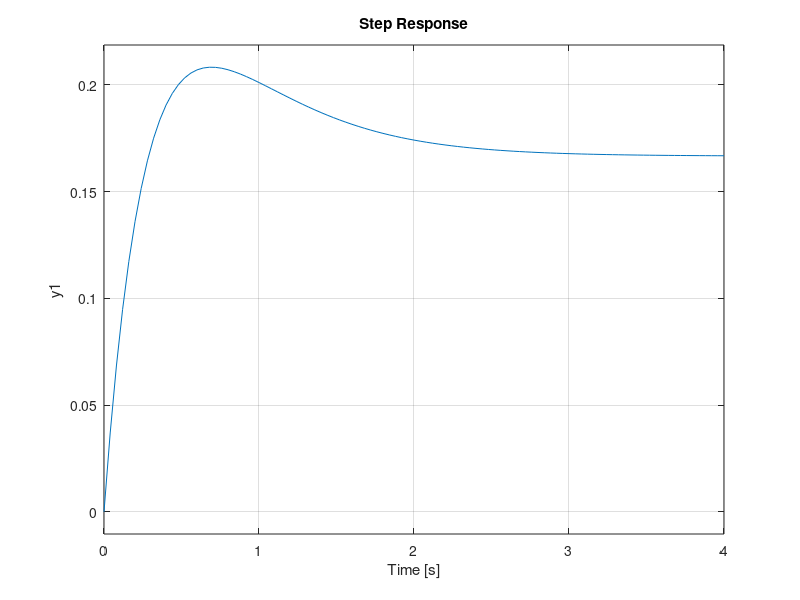
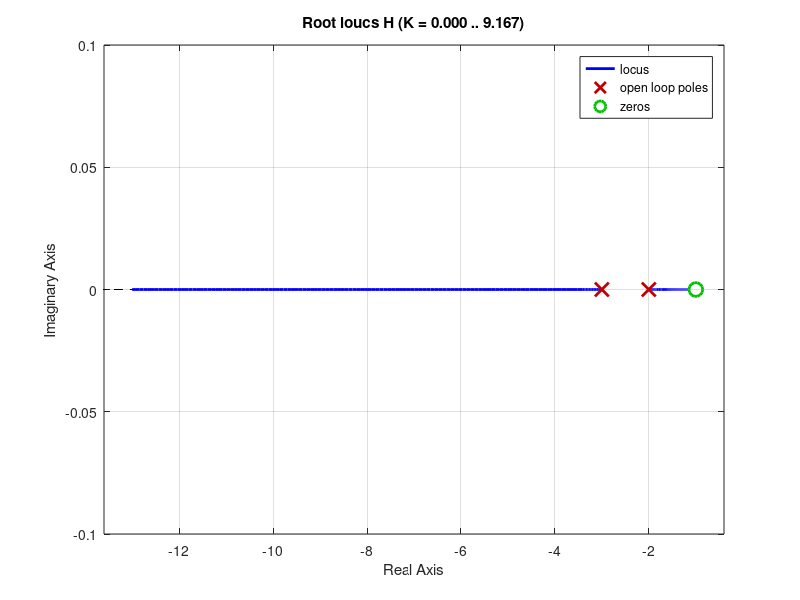
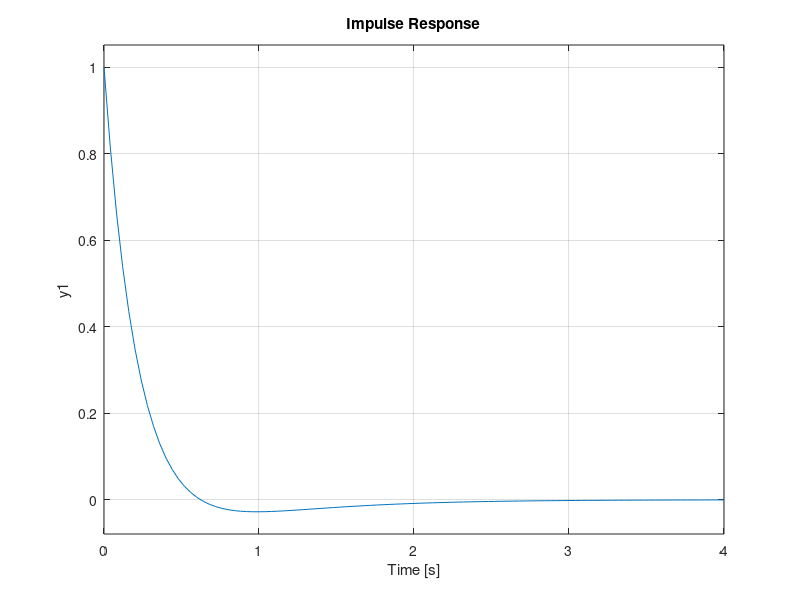
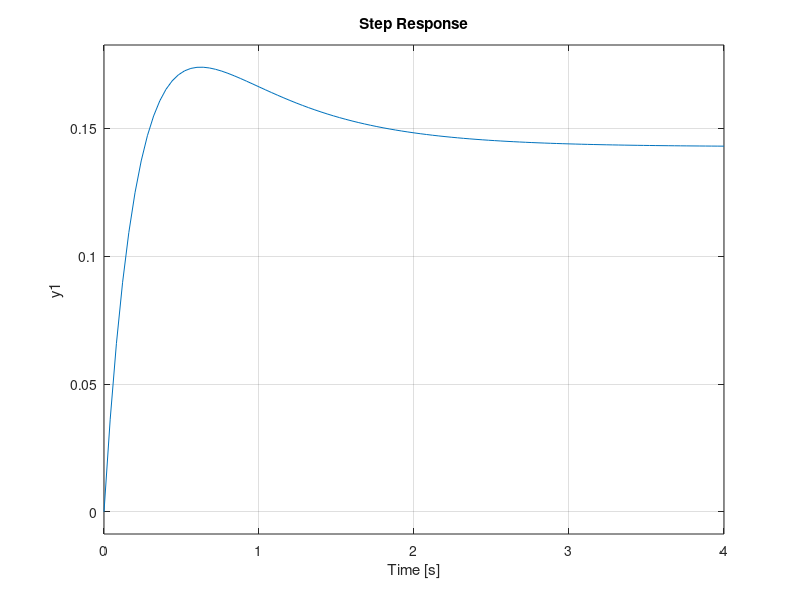

Source code (MATLAB) for these figures, in order:
num=[ 1 1 ]; 
 den=[ 1 5 6 ];
 H= tf (num,den);
 step (H) 
 figure
 rlocus (H)
 H1= feedback (H,1,-1)
 figure
 impulse (H1)
 figure
 step (H1)